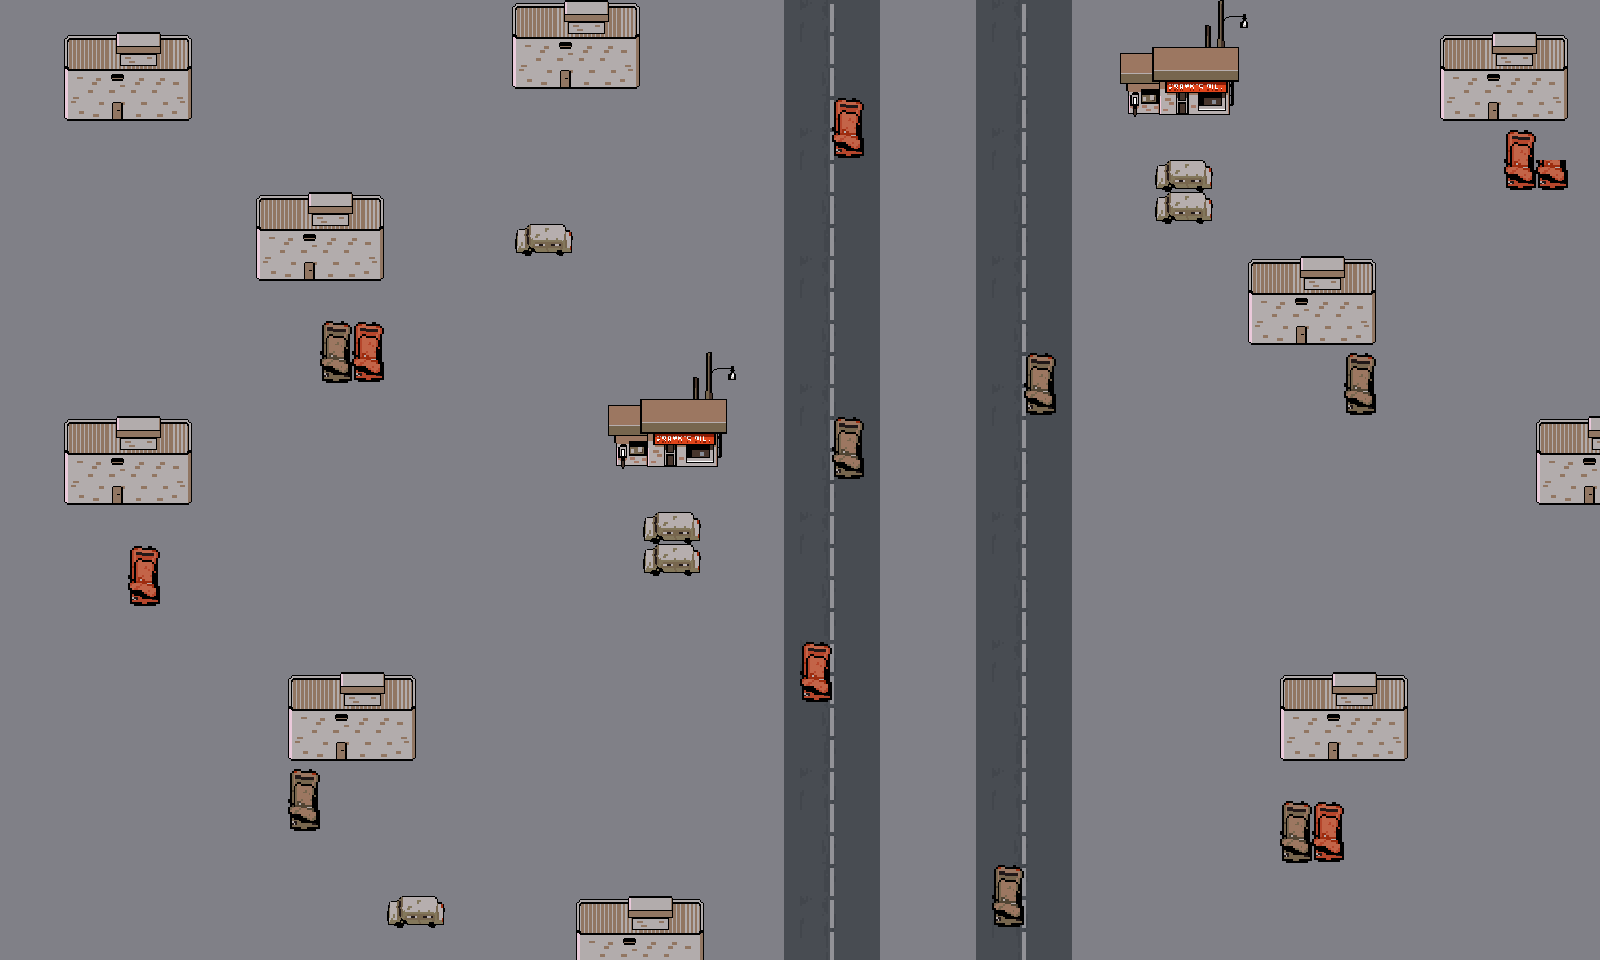

This game map was drawn from its Tiled (.tmx) file and the tilesets committed beside it. A one-line description and the trimmed map source follow:
An orthogonal 50x30 tile map with 32x32 px tiles, 2 tile layers (Base Layer, obstacles) and 8 objects.

<map version="1.9" tiledversion="1.9.2" orientation="orthogonal" renderorder="right-down" width="50" height="30" tilewidth="32" tileheight="32" infinite="0" nextlayerid="5" nextobjectid="13">
 <tileset firstgid="1" source="tsx/street Tile.tsx" />
 <layer id="1" name="Base Layer" width="50" height="30">
  <data>[1500 cells, 1500 non-empty, 17 distinct tile ids]</data>
 </layer>
 <layer id="3" name="obstacles" width="50" height="30">
  <data>[1500 cells, 177 non-empty, 32 distinct tile ids]</data>
 </layer>
 <objectgroup id="4" name="spawnPoint">
  <object id="5" x="1391" y="149">
   <point />
  </object>
  <object id="6" x="1451" y="852">
   <point />
  </object>
  <object id="7" x="1456" y="469">
   <point />
  </object>
  <object id="8" x="302" y="85">
   <point />
  </object>
  <object id="9" x="110" y="372">
   <point />
  </object>
  <object id="10" x="142" y="758">
   <point />
  </object>
  <object id="11" x="906" y="889">
   <point />
  </object>
  <object id="12" x="817" y="54">
   <point />
  </object>
 </objectgroup>
</map>
